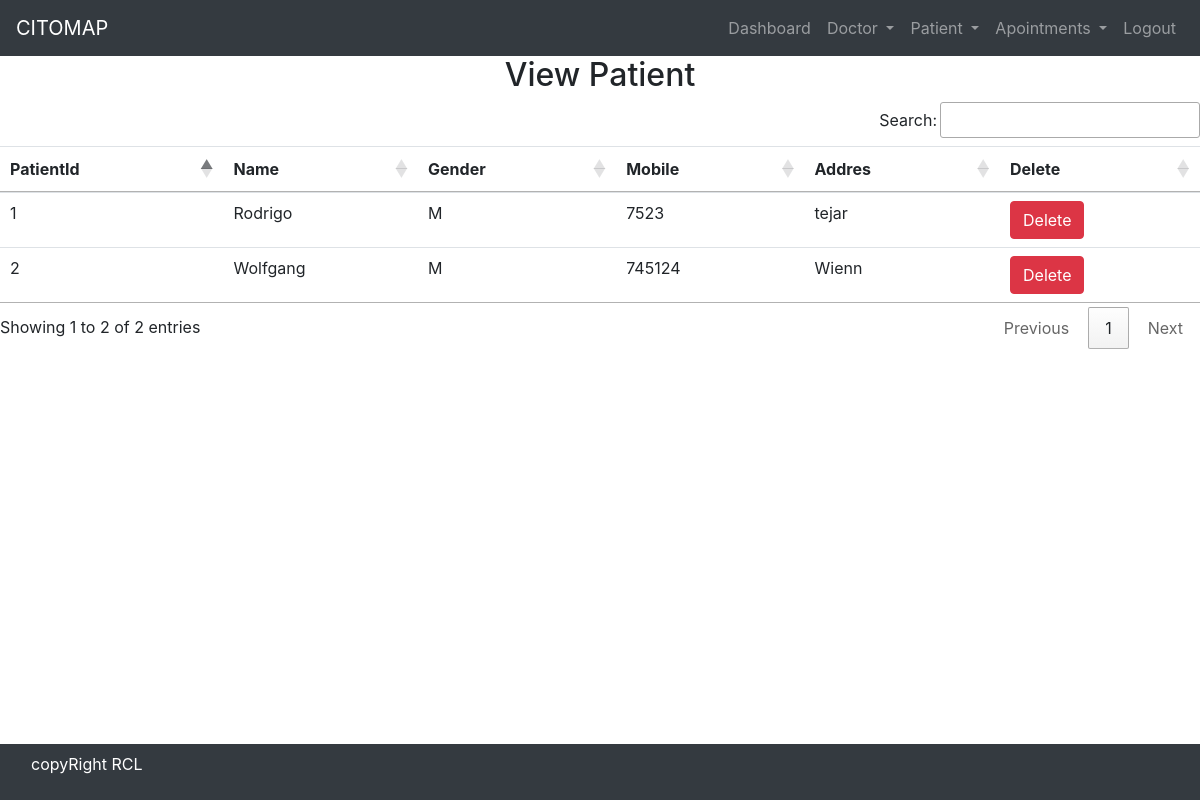
Before: /view_patient/ (signed in) with the older database file.
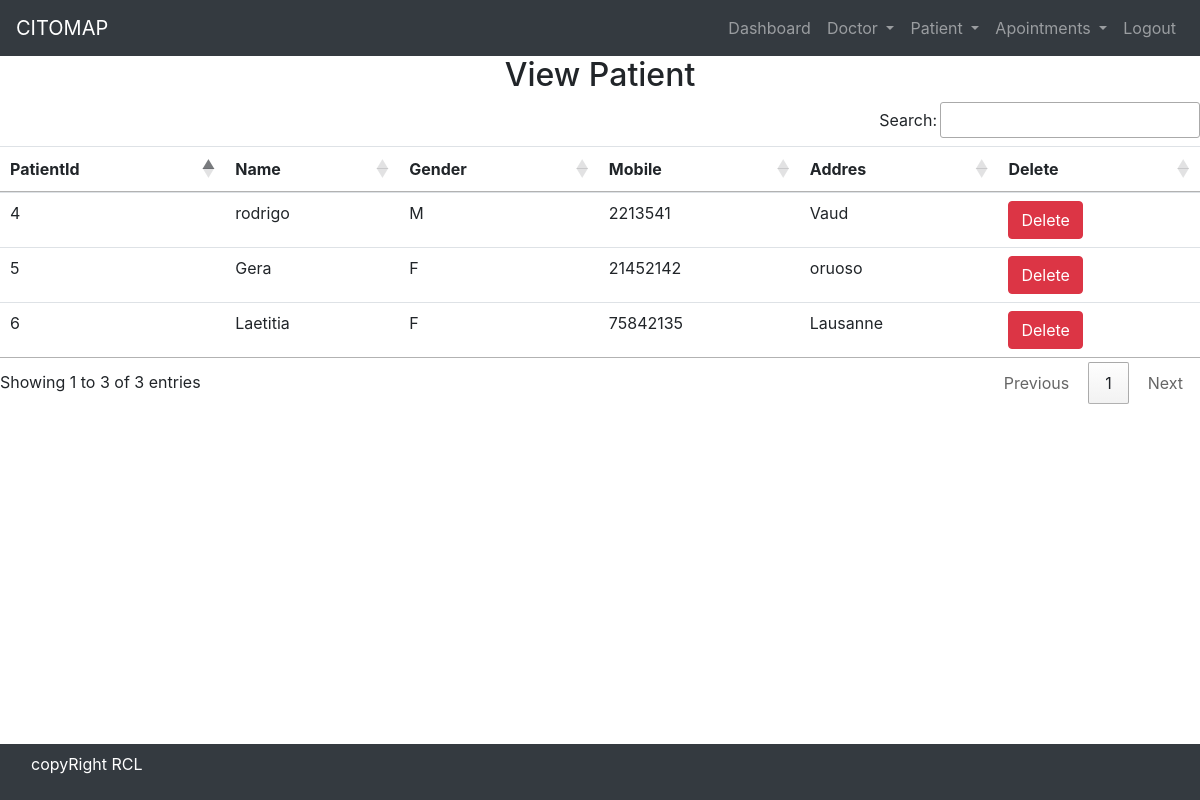
After: the same page with the newer database file.
### hospital/models.py (models this page shows)
class Patient(models.Model):
    name = models.CharField(max_length=50)
    gender = models.CharField(max_length=50)
    mobile = models.IntegerField(null=True)
    address = models.TextField()

### hospital/views.py (the view)
# urls.py: path('view_patient/', View_Patient, name='view_patient'),
def View_Patient(request):
    if not request.user.is_staff:
        return redirect('login')
    doc = Patient.objects.all()
    d = {'doc': doc}
    return render(request, 'view_patient.html',d)

### hospital/templates/view_patient.html
{% include 'base.html' %} {% include 'navigation.html' %} {% block content %}
<div>
  <h2 class="text-center">View Patient</h2>
  <table id="example" class="table table-hover">
    <thead>
      <tr>
        <th>PatientId</th>
        <th>Name</th>
        <th>Gender</th>
        <th>Mobile</th>
        <th>Addres</th>
        <th>Delete</th>
      </tr>
    </thead>
    <body>
      {% for i in doc%}
      <tr>
        <td>{{i.id}}</td>
        <td>{{i.name}}</td>
        <td>{{i.gender}}</td>
        <td>{{i.mobile}}</td>
        <td>{{i.address}}</td>
        <td>
          <a
            href="{% url 'delete_patient' i.id %}"
            onclick="return confirm('Are you sure you want to delete')"
            class="btn btn-danger"
          >
            Delete
          </a>
        </td>
      </tr>
      {% endfor%}
    </body>
  </table>
</div>
{% endblock content%} {% include 'footer.html'%}

### hospital/templates/base.html (shortened to what this page needs)
{% load static%}
<!DOCTYPE html>
<html lang="en">
  <head>
    <link
      rel="stylesheet"
      href="https://cdn.jsdelivr.net/npm/bootstrap@4.6.2/dist/css/bootstrap.min.css"
    />
    <link
      rel="stylesheet"
      href="https://use.fontawesome.com/releases/v5.7.0/css/all.css"
    />
    <link
      rel="stylesheet"
      text="text/css"
      href="{% static 'css/mystyle.css' %}"
    />
    <link
      rel="stylesheet"
      href="https://cdn.datatables.net/1.13.2/css/jquery.dataTables.min.css"
    />
    <link
      rel="stylesheet"
      href="https://cdn.datatables.net/buttons/2.3.4/css/buttons.dataTables.min.css"
    />
  </head>
  <body>
  </body>
</html>

### hospital/templates/navigation.html (shortened to what this page needs)
<nav class="navbar navbar-expand-lg navbar-dark bg-dark">
  <a class="navbar-brand" href="{%url 'home' %}">CITOMAP </a>
  <div class="collapse navbar-collapse" id="navbarSupportedContent">
    <ul class="navbar-nav ml-auto">
       {% if request.user.is_staff %}
      <li class="nav-item">
        <a class="nav-link" href="{%url 'dashboard' %}">Dashboard</a>
      </li>
      <li class="nav-item dropdown">
        <a
          class="nav-link dropdown-toggle"
          href="#"
          id="navbarDropdown"
          role="button"
          data-toggle="dropdown"
          aria-haspopup="true"
          aria-expanded="false"
        >
          Doctor
        </a>
      </li>
      <li class="nav-item dropdown">
        <a
          class="nav-link dropdown-toggle"
          href="#"
          id="navbarDropdown"
          role="button"
          data-toggle="dropdown"
          aria-haspopup="true"
          aria-expanded="false"
        >
          Patient
        </a>
      </li>
      <li class="nav-item dropdown">
        <a
          class="nav-link dropdown-toggle"
          href="#"
          id="navbarDropdown"
          role="button"
          data-toggle="dropdown"
          aria-haspopup="true"
          aria-expanded="false"
        >
          Apointments
        </a>
      </li>
      <li class="nav-item">
        <a class="nav-link" href="{% url 'logout_admin' %}">Logout</a>
      </li>
      {% endif%}
    </ul>
  </div>
</nav>

### hospital/templates/footer.html
<nav class="navbar navbar-expand-sm bg-dark fixed-bottom">
  <div class="footer-bottom">
    <div class="container">
      <div class="row">
        <div class="col-sm-12 text-center">
          <div class="copyright text">
            <p class="text-white">copyRight RCL</p>
          </div>
        </div>
      </div>
    </div>
  </div>
</nav>

### hospital/static/css/mystyle.css (style rules this page uses)
* { margin: 0; padding: 0; }

Changed rows visible on the page:
removed Patient: id "1", name "Rodrigo", gender "M", mobile "7523", address "tejar"
removed Patient: id "2", name "Wolfgang", gender "M", mobile "745124", address "Wienn"
added Patient: id "4", name "rodrigo", gender "M", mobile "2213541", address "Vaud"
added Patient: id "5", name "Gera", gender "F", mobile "21452142", address "oruoso"
added Patient: id "6", name "Laetitia", gender "F", mobile "75842135", address "Lausanne"
Other visible differences:
text written by a page script: "Search: Showing 1 to 2 of 2 entries Previous 1 Next" → "Search: Showing 1 to 3 of 3 entries Previous 1 Next"
